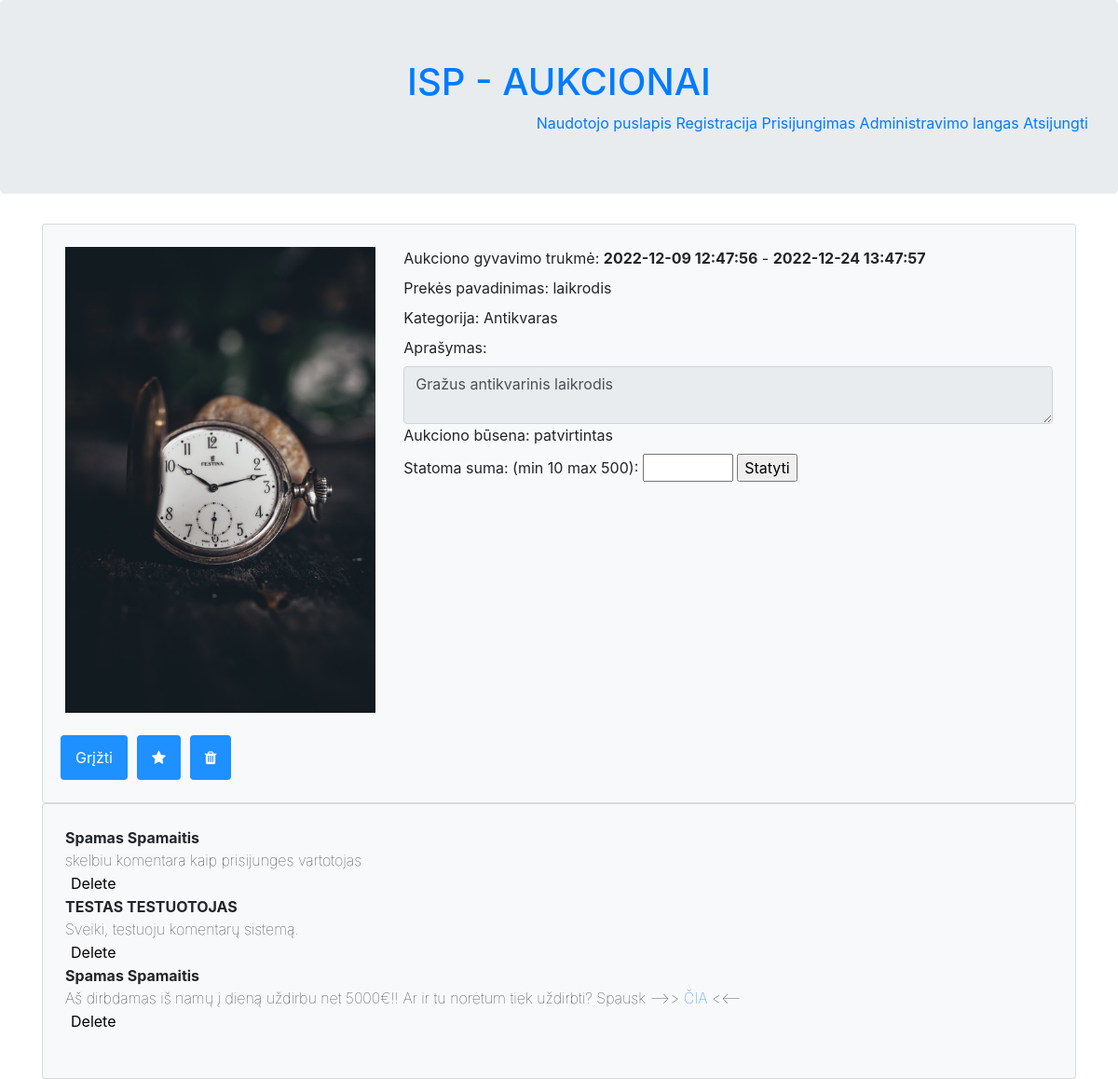
The page /Aukciono_langas.php?id=1 on the database as committed earlier.
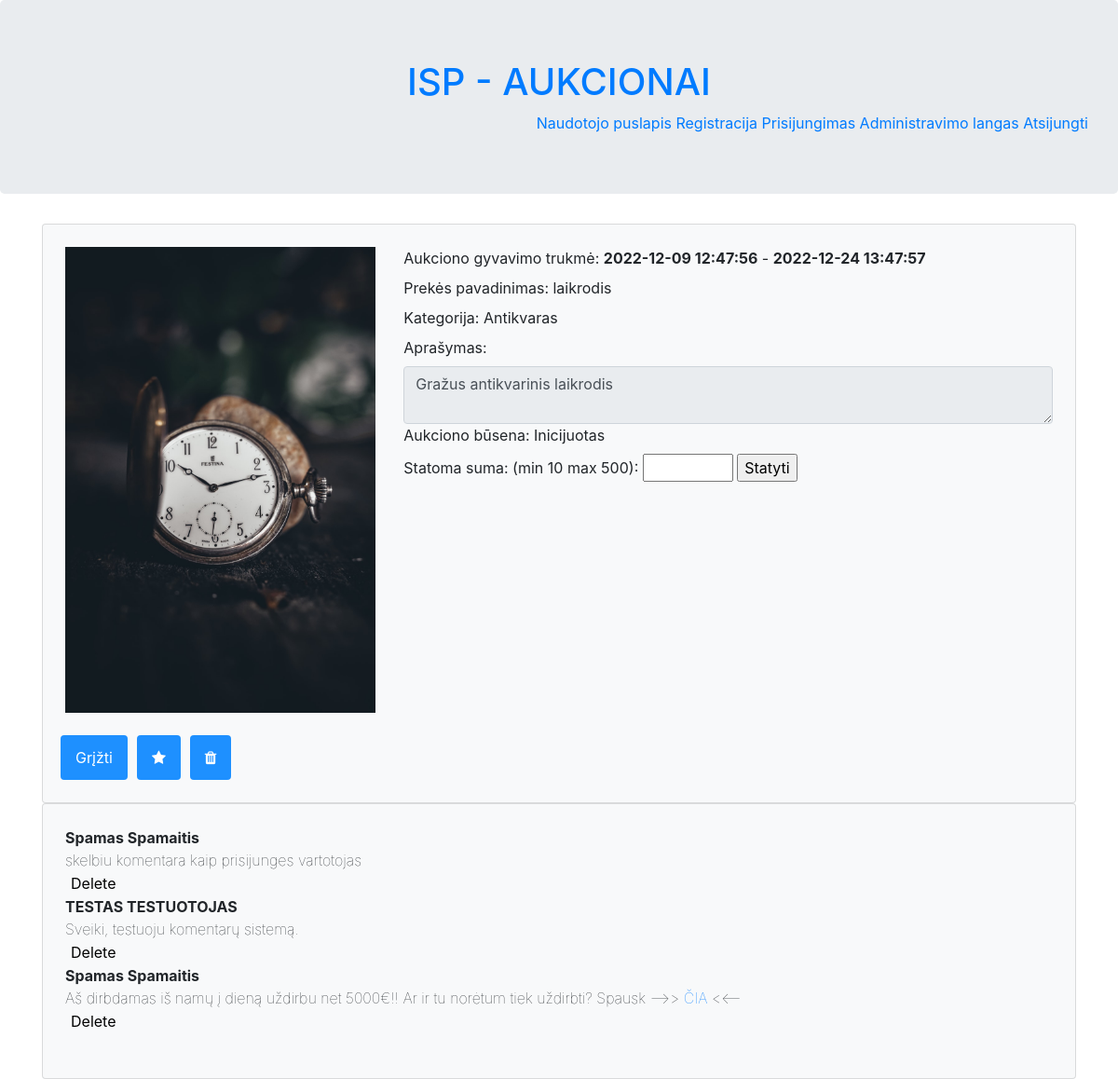
The same page on the database as committed later.
### tables this page shows
CREATE TABLE `aukcionas` (
  `pradzia` datetime NOT NULL,
  `pabaiga` datetime NOT NULL,
  `min` float DEFAULT NULL,
  `max` float DEFAULT NULL,
  `galutine_kaina` float DEFAULT NULL,
  `statusas` int(11) NOT NULL,
  `id_Aukcionas` int(11) NOT NULL,
  `fk_Administratoriusid_Administratorius` int(11) DEFAULT NULL,
  `fk_Vartotojasid_Vartotojas` int(11) DEFAULT NULL,
  `fk_Prekeid_Preke` int(11) NOT NULL
);

CREATE TABLE `nuotrauka` (
  `pavadinimas` varchar(64) NOT NULL,
  `nuoroda` text NOT NULL,
  `formatas` int(11) NOT NULL,
  `id_Nuotrauka` int(11) NOT NULL,
  `fk_Prekeid_Preke` int(11) NOT NULL
);

CREATE TABLE `kategorija` (
  `id_KATEGORIJA` int(11) NOT NULL,
  `name` varchar(12) NOT NULL
);

CREATE TABLE `preke` (
  `aprasymas` varchar(255) NOT NULL,
  `data` datetime NOT NULL DEFAULT current_timestamp(),
  `pavadinimas` varchar(64) NOT NULL,
  `kategorija` int(11) NOT NULL,
  `id_Preke` int(11) NOT NULL,
  `fk_Vartotojasid_Vartotojas` int(11) NOT NULL
);

CREATE TABLE `statusas` (
  `id_STATUSAS` int(11) NOT NULL,
  `name` varchar(14) NOT NULL
);

CREATE TABLE `komentaras` (
  `tekstas` text DEFAULT NULL,
  `laiko_zyme` datetime NOT NULL DEFAULT current_timestamp(),
  `id_Komentaras` int(11) NOT NULL,
  `fk_Aukcionasid_Aukcionas` int(11) NOT NULL,
  `fk_Vartotojasid_Vartotojas` int(11) NOT NULL
);

CREATE TABLE `vartotojas` (
  `vardas` varchar(32) NOT NULL,
  `pavarde` varchar(32) NOT NULL,
  `email` varchar(64) NOT NULL,
  `telefono_nr` varchar(20) DEFAULT NULL,
  `slaptazodis` varchar(32) NOT NULL,
  `likutis` decimal(10,2) NOT NULL,
  `blokuotas` tinyint(1) NOT NULL,
  `lytis` int(11) DEFAULT NULL,
  `id_Vartotojas` int(11) NOT NULL
);

### Aukciono_langas.php (the view, shortened to what this page needs)
<!DOCTYPE html>
<html lang="en">
    <head>
        <link rel="stylesheet" href="https://cdn.jsdelivr.net/npm/bootstrap@4.6.1/dist/css/bootstrap.min.css">
        <link rel="stylesheet" href="https://cdnjs.cloudflare.com/ajax/libs/font-awesome/4.7.0/css/font-awesome.min.css">
      </head>
    <body>
    <?php include("header.php");?>
    <?php
    $db = mysqli_connect(config::DB_SERVER, config::DB_USERNAME, config::DB_PASSWORD, config::DB_NAME);
    $id = $_GET['id'];
    $query = "SELECT *, kategorija.name as name2
              FROM aukcionas
              INNER JOIN preke ON preke.id_Preke=aukcionas.fk_Prekeid_Preke
              INNER JOIN nuotrauka ON nuotrauka.fk_Prekeid_Preke=preke.id_Preke
              INNER JOIN kategorija ON kategorija.id_KATEGORIJA=preke.kategorija
              INNER JOIN statusas ON statusas.id_STATUSAS=aukcionas.statusas
              WHERE aukcionas.id_Aukcionas=".$id;
    $result = mysqli_query($db, $query);
    $result = mysqli_fetch_assoc($result);
    ?>
        <div class="container">
              <div class="col-12 card card-body bg-light p-4">
                <div class="row">
                  <div class="col-4">
                    <img style="max-width:100%; max-height:100%;"src=<?php echo "'".$result['nuoroda']."'";?> alt="Blue toy">
                </div>
                <div class="col-8">
                  <div class="div-group">
                    <label>Aukciono gyvavimo trukmė:</label>
                    <label style="font-weight: bold;"><?php echo $result['pradzia'];?></label>
                    <label> - </label>
                    <label style="font-weight: bold;"><?php echo $result['pabaiga'];?></label>
                  </div>
                  <div class="div-group">
                    <label>Prekės pavadinimas:</label>
                    <label><?php echo $result['pavadinimas'];?></label>
                  </div>
                  <div class="div-group">
                    <label for="kategorija">Kategorija: </label>
                    <label><?php echo $result['name2'];?></label>
                  </div>
                  <div class="div-group">
                    <label for="aprasymas">Aprašymas:</label>
                      <div class="input-group">
                        <textarea readonly placeholder="$aprasymas" id="aprasymas" class="form-control"><?php echo $result['aprasymas'];?></textarea>
                      </div>
                  </div>
                  <div class="div-group">
                    <label for="nuotrauka">Aukciono būsena:</label>
                    <label for="nuotrauka"><?php echo $result['name'];?></label>
                  </div>
                  <form>
                    <label for="quantity">Statoma suma: (min <?php echo $result['min'];?> max <?php echo $result['max'];?>):</label>
                    <input type="number" id="quantity" name="quantity" min="100" max="500">
                    <input type="submit" value="Statyti">
                   </form>
                </div>
            </div>
              <br>
              <div class="row">
                <form>
                  <input style="margin-right:10px; margin-left:10px" type="button" class="btn btn-primary" value="Grįžti" onclick="history.back()">
                 </form>
                 <button style="margin-right:10px" class="btn"><i class="fa fa-star"></i></button>
                 <button class="btn"><i class="fa fa-trash"></i></button>
              </div>
            </div>
            <div class="col-12 card card-body bg-light p-4">
              <?php
              $query = "SELECT * FROM komentaras
                        INNER JOIN vartotojas ON komentaras.fk_Vartotojasid_Vartotojas=vartotojas.id_Vartotojas
                        WHERE fk_Aukcionasid_Aukcionas=" . $id."
                        ORDER BY laiko_zyme desc";
              $result = mysqli_query($db, $query);
              foreach ($result as $row){
                echo "<div class='div-group'>
                <div style='font-weight: bolder;'>".$row['vardas']." ".$row['pavarde']."</div>
                <div style='font-weight: lighter;'>".$row['tekstas']."</div>";
                echo "<button onclick=\"window.location.href='trinti_komentara.php?id=".$row['id_Komentaras']."&back=".$_GET['id']."';\" class='btna'>Delete</button>";
                echo "</div>";
              }
              ?>
              <form method="post" action="skelbti_komentara.php?id=<?php echo $id;?>">
                <br>
              </form>
            </div>
          </div>
    </body>
</html>

### header.php (shortened to what this page needs)
<div class ="jumbotron text-center">
    <a href="PagrindinisPuslapis.php"><h1>ISP - AUKCIONAI</h1></a>
    <div display: flex;
    justify-content: space-between;
    align="right">
        <a href="naudotojoPuslapis.php">Naudotojo puslapis</a>
        <a href="signin.php">Registracija</a>
        <a href="login.php">Prisijungimas</a>
        <a href="adminPage.php">Administravimo langas</a>
        <a href="logout.php">Atsijungti</a>
    </div>
</div>

### Aukciono_langas.php (style rules this page uses)
.btn { background-color: DodgerBlue; border: none; color: white; padding: 12px 16px; font-size: 16px; cursor: pointer; }
.btna { border: none; background-color: inherit; font-size: 16px; cursor: pointer; display: inline-block; }

Rows that differ between the two databases and show on the page:
changed aukcionas "laikrodis": statusas.name "patvirtintas" → "Inicijuotas"
